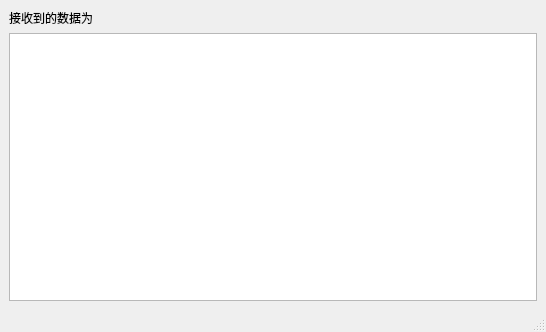
<?xml version="1.0" encoding="UTF-8"?>
<ui version="4.0">
 <class>MainWindow</class>
 <widget class="QMainWindow" name="MainWindow">
  <property name="geometry">
   <rect>
    <x>0</x>
    <y>0</y>
    <width>546</width>
    <height>332</height>
   </rect>
  </property>
  <property name="windowTitle">
   <string>MainWindow</string>
  </property>
  <widget class="QWidget" name="centralwidget">
   <layout class="QVBoxLayout" name="verticalLayout">
    <item>
     <widget class="QLabel" name="label">
      <property name="text">
       <string>接收到的数据为</string>
      </property>
     </widget>
    </item>
    <item>
     <widget class="QTextEdit" name="textEdit"/>
    </item>
   </layout>
  </widget>
  <widget class="QMenuBar" name="menubar">
   <property name="geometry">
    <rect>
     <x>0</x>
     <y>0</y>
     <width>546</width>
     <height>22</height>
    </rect>
   </property>
  </widget>
  <widget class="QStatusBar" name="statusbar"/>
 </widget>
 <resources/>
 <connections/>
</ui>
